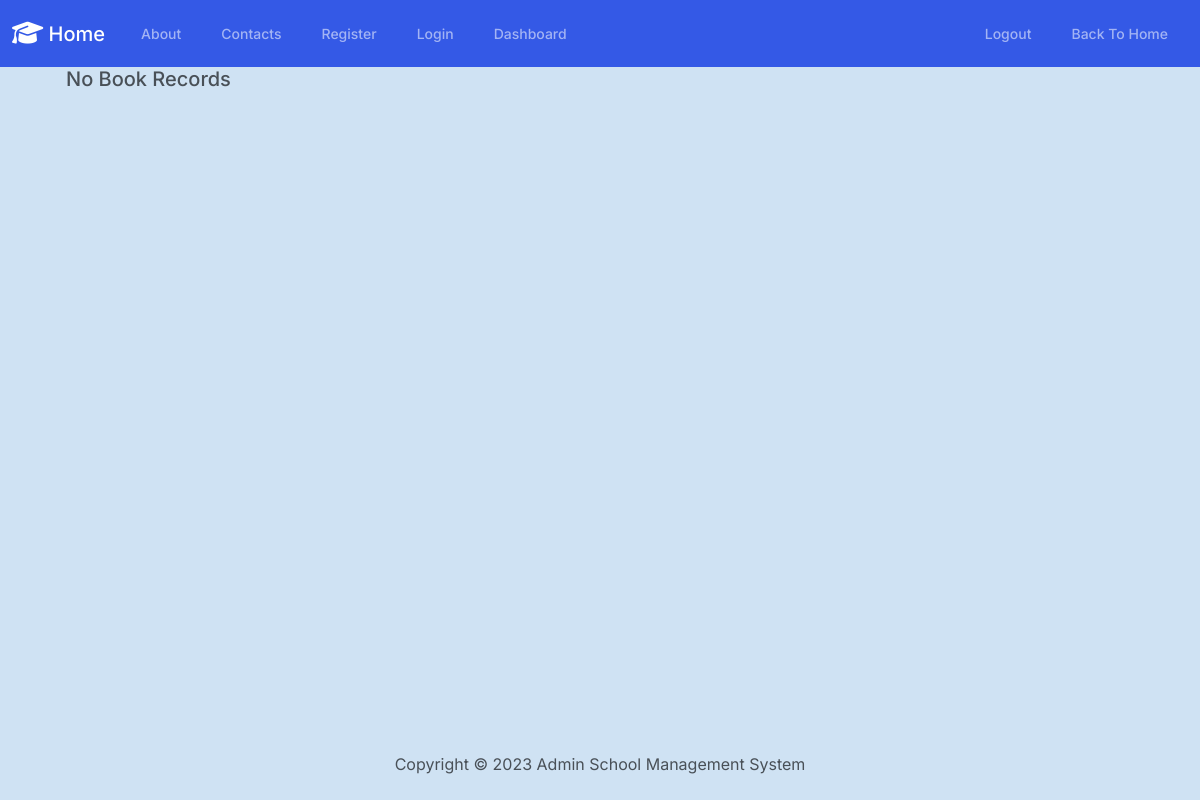
/books/view_books, run on an earlier commit of the app's database.
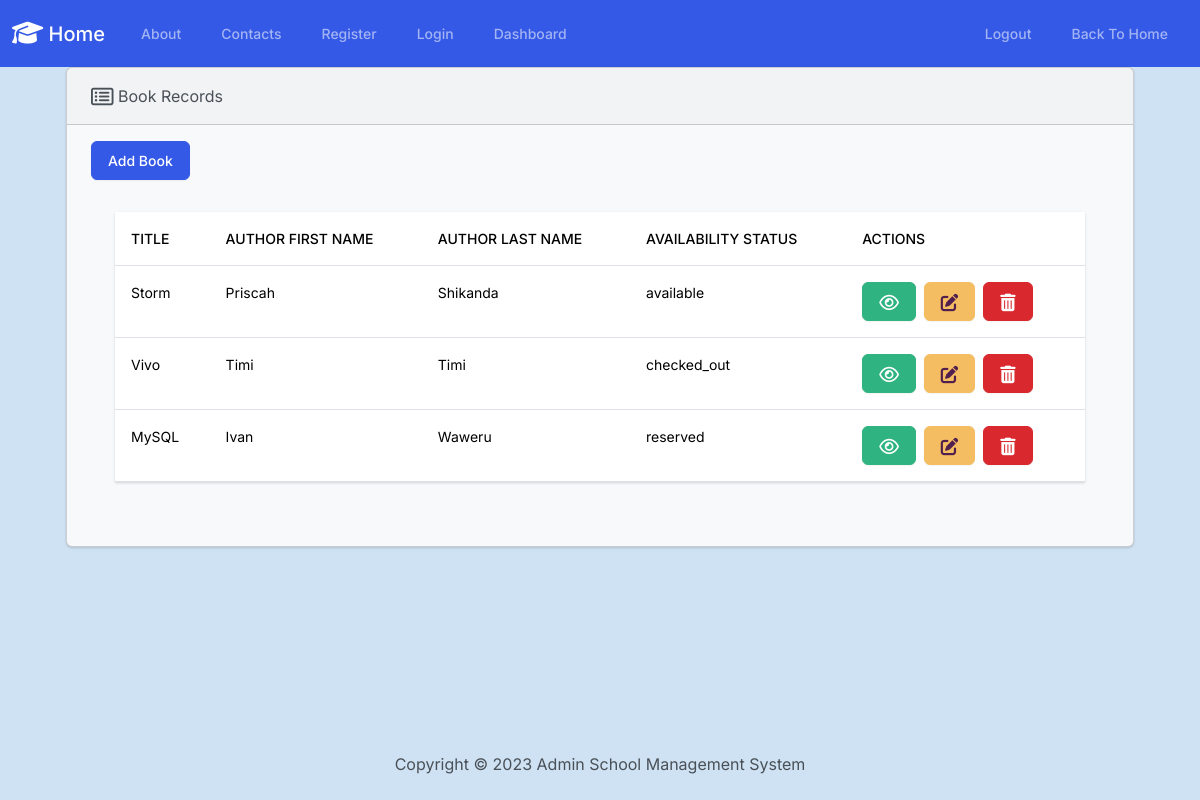
And on a later commit of the database.
### Books/models.py (models this page shows, shortened)
class Book(models.Model):
    title = models.CharField(max_length=50)
    author_first_name = models.CharField(max_length=50)
    author_last_name = models.CharField(max_length=50)
    availabilityStatus = models.CharField(max_length=20, choices=AVAILABILITY_CHOICES, null=True, blank=True)

### Books/views.py (the view)
# urls.py: path('view_books', views.view_books, name='view_books'),
def view_books(request):
    books = Book.objects.all()
    context = {
        "books": books,
    }
    return render(request, 'books/view_books.html', context)

### templates/books/view_books.html (shortened to what this page needs)
{% extends "layout.html" %}
{% block content %}
<div class="row">
    <div class="col-12">
        {% if books %}
        <div class="card bg-light ms-4 me-4 mb-4">
            <div class="card-header">
                <i class="fa-regular fa-rectangle-list fa-lg"></i> Book Records
            </div>
            <div class="card-body">
                <p class="card-text">
                    <a href="{% url 'Books:add' %}" class="btn btn-primary">
                        Add Book</a>
                    <div class="card-body">
                        <table class="table table-hover">
                            <thead>
                                <tr>
                                    <th scope="col">Title</th>
                                    <th scope="col">Author First Name</th>
                                    <th scope="col">Author Last Name</th>
                                    <th scope="col">Availability Status</th>
                                    <th scope="col">Actions</th>
                                </tr>
                            </thead>
                            <tbody>
                                {% for book in books %}
                                <tr>
                                    <td>{{ book.title }}</td>
                                    <td>{{ book.author_first_name }}</td>
                                    <td>{{ book.author_last_name }}</td>
                                    <td>{{ book.availabilityStatus }}</td>
                                    <td>
                                        <button type="button" class="btn btn-success me-1" data-bs-toggle="modal" data-bs-target="#myModal{{book.id}}">
                                        </button>
                                        <a class="btn btn-warning me-1" href="{% url 'Books:edit' book.id %}">
                                        </a>
                                        <button type="button" class="btn btn-danger" data-bs-toggle="modal" data-bs-target="#delete{{ book.id }}">
                                        </button>
                                    </td>
                                </tr>
                                {% endfor %}
                            </tbody>
                        </table>
                    </div>
                </p>
            </div>
        </div>
        {% for book in books %}
            </div>
            {% endfor %}
            {% else %}
            <h5 class="alert-primary ms-4 me-4">No Book Records</h5>
            {% endif %}
        </div>
    </div>
{% endblock %}

What changed in the data, as far as the page shows it:
added Book: title "Storm", author_first_name "Priscah", author_last_name "Shikanda", availabilityStatus "available"
added Book: title "Vivo", author_first_name "Timi", author_last_name "Timi", availabilityStatus "checked_out"
added Book: title "MySQL", author_first_name "Ivan", author_last_name "Waweru", availabilityStatus "reserved"
Also different on the page:
text no longer shown: "No Book Records"
text now shown: "Book Records Add Book TITLE AUTHOR FIRST NAME AUTHOR LAST NAME AVAILABILITY STATUS ACTIONS"
